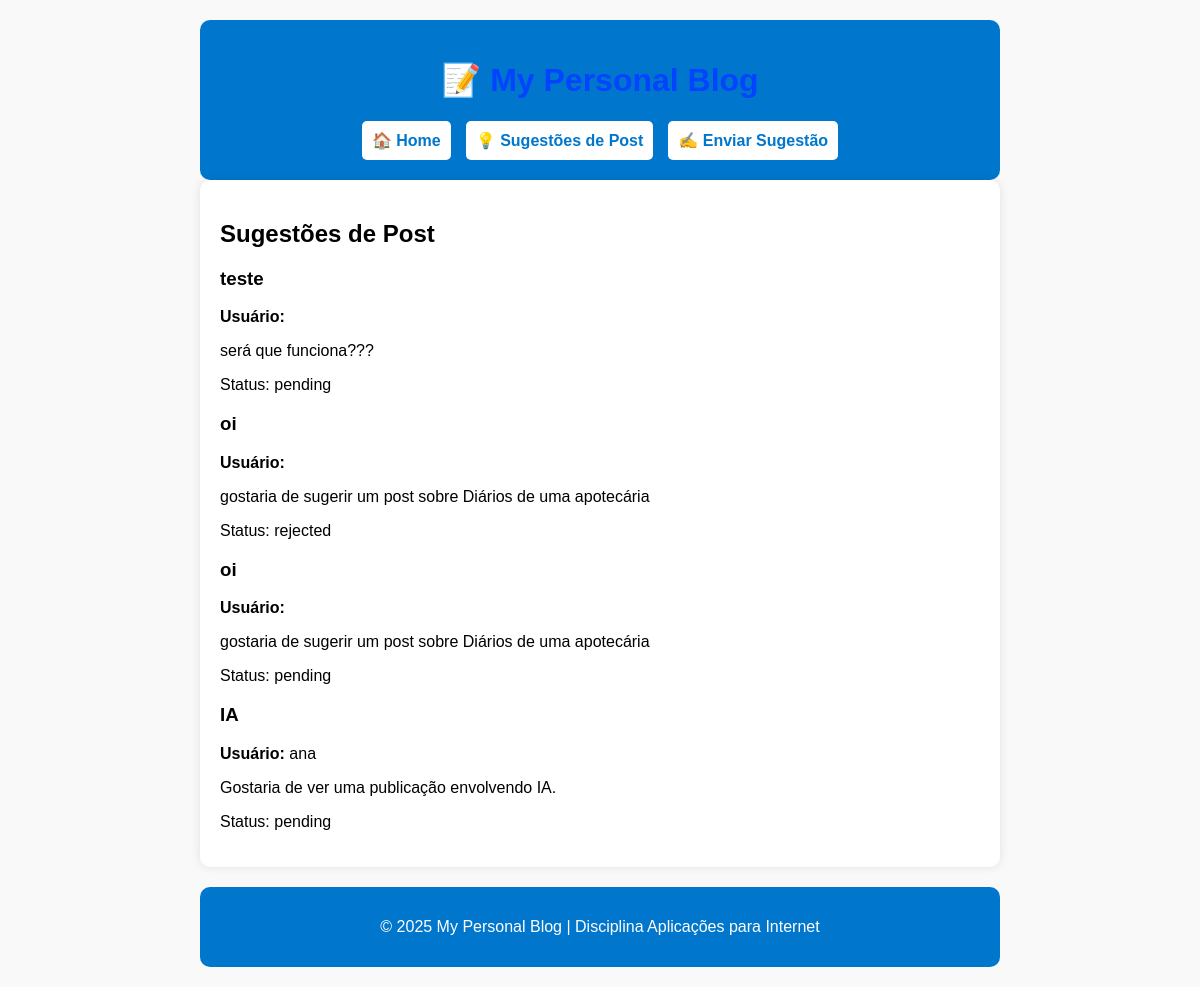
The app's page /suggestions/ with its own data.
### blog/models.py (models this page shows, shortened)
class PostSuggestion(models.Model):
    user = models.ForeignKey(User, on_delete=models.SET_NULL, null=True, blank=True)  # Usuário opcional
    title = models.CharField(max_length=255)
    description = models.TextField()
    created_on = models.DateTimeField(auto_now_add=True)
    status = models.CharField(
        max_length=20,
        choices=[
            ("pending", "⏳ Pendente"),
            ("approved", "✅ Aprovado"),
            ("rejected", "❌ Rejeitado"),
        ],
        default="pending",
    )
    class Meta:
        ordering = ["-created_on"]
        verbose_name_plural = "Post Suggestions"

### blog/views.py (the view)
# urls.py: path("suggestions/", views.blog_suggestions, name="blog_suggestions"),  # Nova rota para sugestões de post
def blog_suggestions(request):
    suggestions = PostSuggestion.objects.all().order_by("-created_on")
    context = {
        "suggestions": suggestions,
    }
    return render(request, "blog/suggestions.html", context)

### blog/templates/blog/suggestions.html
{% extends "base.html" %}
{% block page_title %}
    <h2>Sugestões de Post</h2>
{% endblock page_title %}
{% block page_content %}
    {% for suggestion in suggestions %}
        <div>
            <h3>{{ suggestion.title }}</h3>
            <p><strong>Usuário:</strong> {{ suggestion.user.username }}</p>
            <p>{{ suggestion.description }}</p>
            <p>Status: {{ suggestion.status }}</p>
        </div>
    {% endfor %}
{% endblock page_content %}

### templates/base.html (style rules this page uses)
body { max-width: 800px; margin: auto; font-family: Arial, sans-serif; background-color: #f9f9f9; padding: 20px; }

### records on screen
PostSuggestion: title "teste", description "será que funciona???", status "pending"
PostSuggestion: title "oi", description "gostaria de sugerir um post sobre Diários de uma apotecária", status "rejected"
PostSuggestion: title "oi", description "gostaria de sugerir um post sobre Diários de uma apotecária", status "pending"
PostSuggestion: title "IA", user.username "ana", description "Gostaria de ver uma publicação envolvendo IA.", status "pending"
